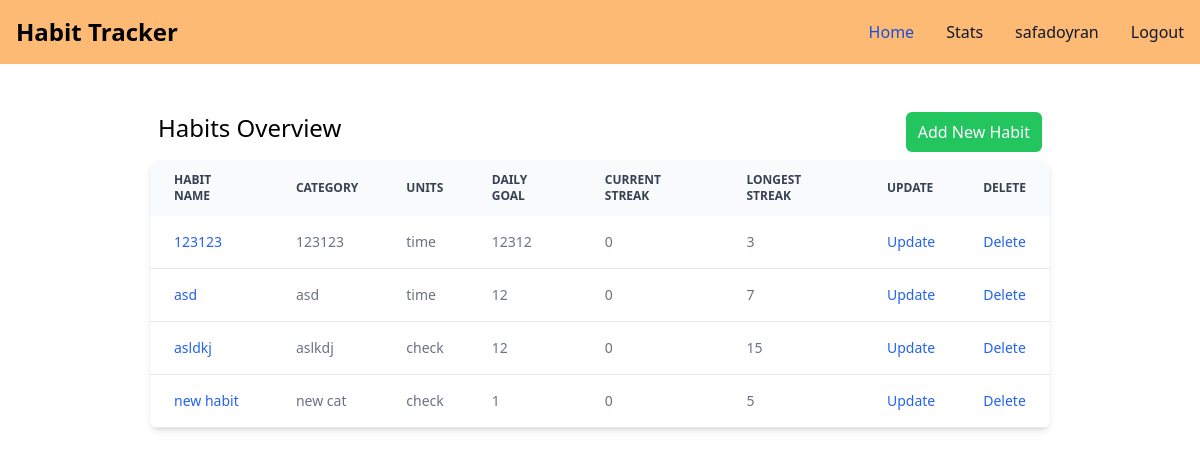
Screenshot of / (signed in) with the database file from the repository.
### habits/models.py (models this page shows, shortened)
class Habit(models.Model):
    UNIT_CHOICES = (('time', 'Time (minutes)'), ('repetition',
                    'Repetition'), ('distance', 'Distance (km)'), ('check', 'Check'))
    name = models.CharField(max_length=150)
    category = models.CharField(max_length=150)
    created_at = models.DateTimeField(auto_now_add=True)
    units = models.CharField(max_length=50, choices=UNIT_CHOICES)
    goal = models.PositiveIntegerField(help_text="If you select 'Check' as the units, the goal will be set to 1 automatically.")
    user = models.ForeignKey(User, on_delete=models.CASCADE)
    def get_entry_dates(self):
        datetime_list = self.habitentry_set.values_list('entry_date', flat=True).order_by('-entry_date')
        return datetime_list
    def get_current_streak(self):
        today = date.today()
        entry_dates = self.get_entry_dates()
        current_streak = 0
        if today not in entry_dates:
            return current_streak
        else:
            for i, entry in enumerate(entry_dates):
                if (today - entry).days == i:
                    current_streak += 1
        return current_streak
    def get_longest_streak(self):
        entry_dates = self.get_entry_dates()
        longest_streak = 1 if len(entry_dates) else 0
        for entry in entry_dates:
            previous_day = entry - timedelta(days=1)
            if previous_day not in entry_dates:
                next_day = entry + timedelta(days=1)
                streak = 1
                while next_day in entry_dates:
                    next_day += timedelta(days=1)
                    streak += 1
                    longest_streak = max(longest_streak, streak)
        return longest_streak

### habits/views.py (the view)
# urls.py: path('', HabitListView.as_view(), name='habit_list'),
class HabitListView(LoginRequiredMixin, ListView):
    model = Habit
    template_name = 'index.html'
    context_object_name = 'habit_list'
    login_url = "auth/login"
    def get_queryset(self):
        return Habit.objects.filter(user=self.request.user)

### habits/templates/index.html
{% extends 'base.html' %} {% block habit_list %}
<div class="grid">
    <div class="place-self-center w-3/4">
        <div class='flex justify-between mt-10 p-2'>
            <h1 class='text-2xl'>Habits Overview</h1>
            <a href="{%url 'create_habit'%}">
            <button class="bg-green-500 text-white rounded-md px-3 py-2">Add New Habit</button>
            </a>
        </div>
        <div class="relative overflow-x-auto shadow-md sm:rounded-lg">
            <table
                class="w-full text-sm text-left text-gray-500 dark:text-gray-400"
            >
                <thead
                    class="text-xs text-gray-700 uppercase bg-gray-50 dark:bg-gray-700 dark:text-gray-400"
                >
                    <tr>
                        <th scope="col" class="px-6 py-3">Habit name</th>
                        <th scope="col" class="px-6 py-3">Category</th>
                        <th scope="col" class="px-6 py-3">Units</th>
                        <th scope="col" class="px-6 py-3">Daily Goal</th>
                        <th scope="col" class="px-6 py-3">Current Streak</th>
                        <th scope="col" class="px-6 py-3">Longest Streak</th>
                        <th scope="col" class="px-6 py-3">Update</th>
                        <th scope="col" class="px-6 py-3">Delete</th>
                    </tr>
                </thead>
                <tbody>
                    {% for habit in habit_list %}
                    <tr
                        class="bg-white border-b dark:bg-gray-900 dark:border-gray-700"
                    >
                        <th
                            scope="row"
                            class="px-6 py-4 font-medium text-gray-900 whitespace-nowrap dark:text-white"
                        >
                            <a
                                href="{% url 'habit_details' habit.id %}"
                                class="font-medium text-blue-600 dark:text-blue-500 hover:underline"
                                >{{habit.name}}</a
                            >
                        </th>
                        <td class="px-6 py-4">{{habit.category}}</td>
                        <td class="px-6 py-4">{{habit.units}}</td>
                        <td class="px-6 py-4">{{habit.goal}}</td>
                        <td class="px-6 py-4">{{habit.get_current_streak}}</td>
                        <td class="px-6 py-4">{{habit.get_longest_streak}}</td>
                        <td class="px-6 py-4">
                            <a
                                href="{% url 'update_habit' habit.id %}"
                                class="font-medium text-blue-600 dark:text-blue-500 hover:underline"
                                >Update</a
                            >
                        </td>
                        <td class="px-6 py-4">
                            <a
                                href="{% url 'delete_habit' habit.id %}"
                                class="font-medium text-blue-600 dark:text-blue-500 hover:underline"
                                >Delete</a
                            >
                        </td>
                    </tr>
                    {% endfor %}
                </tbody>
            </table>
        </div>
    </div>
</div>
{% endblock habit_list %}

### habits/templates/base.html (shortened to what this page needs)
<!DOCTYPE html>
<html lang="en">
	<head>
		<script src="https://cdn.tailwindcss.com"></script>
	</head>
	<body>
		<nav class="bg-orange-300 border-gray-200 dark:bg-gray-900 top-0 sticky">
			<div
				class="max-w-screen-xl flex flex-wrap items-center justify-between mx-auto p-4"
			>
				<a href="{%url 'habit_list'%}" class="flex items-center">
					<span
						class="self-center text-2xl font-semibold whitespace-nowrap dark:text-white"
						>Habit Tracker</span
					>
				</a>
				<div
					class="hidden w-full md:block md:w-auto"
					id="navbar-default"
				>
					<ul
						class="font-medium flex flex-col p-4 md:p-0 mt-4 border border-gray-100 rounded-lg bg-orange-300 md:flex-row md:space-x-8 md:mt-0 md:border-0 dark:bg-gray-800 md:dark:bg-gray-900 dark:border-gray-700"
					>
						<li>
							<a
								href="{%url 'habit_list'%}"
								class="block py-2 pl-3 pr-4 text-white bg-blue-700 rounded md:bg-transparent md:text-blue-700 md:p-0 dark:text-white md:dark:text-blue-500"
								aria-current="page"
								>Home</a
							>
						</li>
						{% if habit_list|length != 0 %}
						<li>
							<a
								href="{% url 'overall_stats'%}"
								class="block py-2 pl-3 pr-4 text-gray-900 rounded hover:bg-gray-100 md:hover:bg-transparent md:border-0 md:hover:text-blue-700 md:p-0 dark:text-white md:dark:hover:text-blue-500 dark:hover:bg-gray-700 dark:hover:text-white md:dark:hover:bg-transparent"
								>Stats</a
							>
						</li>
						{% endif %}
						{% if request.user.is_authenticated %}
						<li>
							<a
								href="#"
								class="block py-2 pl-3 pr-4 text-gray-900 rounded hover:bg-gray-100 md:hover:bg-transparent md:border-0 md:hover:text-blue-700 md:p-0 dark:text-white md:dark:hover:text-blue-500 dark:hover:bg-gray-700 dark:hover:text-white md:dark:hover:bg-transparent"
								>{{request.user.username}}</a
							>
						</li>
						<li>
							<a
								href="{% url 'logout' %}"
								class="block py-2 pl-3 pr-4 text-gray-900 rounded hover:bg-gray-100 md:hover:bg-transparent md:border-0 md:hover:text-blue-700 md:p-0 dark:text-white md:dark:hover:text-blue-500 dark:hover:bg-gray-700 dark:hover:text-white md:dark:hover:bg-transparent"
								>Logout</a
							>
						</li>
						{% endif %}
					</ul>
				</div>
			</div>
		</nav>
			{% block habit_list %} {% endblock habit_list %}
	</body>
</html>

### rows the page displays
Habit: name "123123", category "123123", units "time", goal "12312", get_current_streak "0", get_longest_streak "3"
Habit: name "asd", category "asd", units "time", goal "12", get_current_streak "0", get_longest_streak "7"
Habit: name "asldkj", category "aslkdj", units "check", goal "12", get_current_streak "0", get_longest_streak "15"
Habit: name "new habit", category "new cat", units "check", goal "1", get_current_streak "0", get_longest_streak "5"

### other values shown
{{ request.user.username }} "safadoyran"
